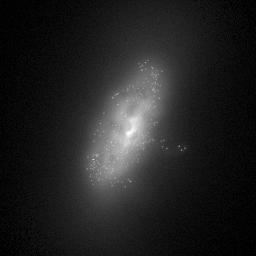
#> input picture image_000007.jpg, 256 x 256 px
$ python -i Galaxy_classification.py   (imports and definitions only)   (older library calls are emulated)
#> lines starting #> are read from the running program, lines starting #| are printed output that depends on the picture; after the words box and inside, x2 and y2 are one past the last pixel; in counts of white or black regions, pixels touching at a corner belong together

import cv2
import numpy as np
from matplotlib import pyplot as plt
from scipy.signal import convolve2d
from scipy.linalg import polar


class Galaxy_Classification:

    def __init__(self, file_name):

        self.file_name = file_name

    def cv2_read_image(self):

        original_image = cv2.imread(self.file_name)
#> original_image is the input picture: shape (256, 256, 3); min 0, max 255, mean 33.4

        return original_image

    def find_center(self, kernel_size=5):

        origininal_img = self.cv2_read_image()
        gray_img = cv2.cvtColor(origininal_img, cv2.COLOR_BGR2GRAY)

        #_,contours,_ = cv2.findContours(thresh, cv2.RETR_TREE, cv2.CHAIN_APPROX_SIMPLE)

        #def the center by the max margin value
        gray_x = np.where(gray_img.sum(axis=0) == gray_img.sum(axis=0).max())
        gray_y = np.where(gray_img.sum(axis=1) == gray_img.sum(axis=1).max())
        gray_margin_center = np.array(np.mean(gray_x), np.mean(gray_y))

        #def the center by the max in gray value
        max_x, max_y = np.where(gray_img == gray_img.max())
        gray_max_center = np.array(np.mean(max_x), np.mean(max_y))

        #convolutional center
        kernel = np.ones((kernel_size,kernel_size))
        conv = convolve2d(gray_img, kernel, mode="same")
        conv_max = conv.max()
        conv_x,conv_y = np.where(conv == conv_max)
        conv_center = np.array([np.mean(conv_x), np.mean(conv_y)])

        return conv_center

    def cart2pol(self, x, y, x0=0, y0=0):
        xx, yy = np.meshgrid(x-x0, y-y0)
        rho = np.sqrt(xx ** 2 + yy ** 2)
        temp_phi = np.arctan2(yy, xx)
        phi = np.arctan2(yy, xx)
        for i in range(0, len(x)):
            for j in range(0, len(y)):
                if temp_phi[i][j] < 0:
                    phi[i][j] = temp_phi[i][j] + 2 * np.pi
                else:
                    phi[i][j] = temp_phi[i][j]
        return rho, phi

    def plot_theta_r(self):

        img = self.cv2_read_image()
        img = cv2.cvtColor(img, cv2.COLOR_BGR2GRAY)
        ret, thresh = cv2.threshold(img, np.quantile(img,0.99),
                                    255, cv2.THRESH_BINARY)
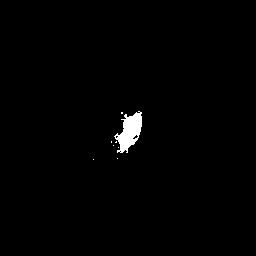
#> thresh: shape (256, 256); 1% white; 8 white regions (7 under 20 px), largest, box (x1, y1, x2, y2) and area: (114, 111, 142, 153) 640
#> ret = 175
        img[thresh == 255] = 0
#> img: shape (256, 256); min 0, max 175, mean 31.4

        _, thresh = cv2.threshold(img, np.mean(img),
                                    255, cv2.THRESH_BINARY)
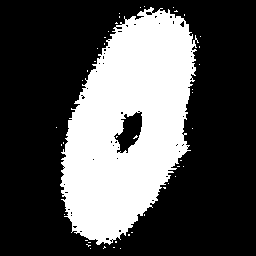
#> thresh: shape (256, 256); 32.1% white; 45 white regions (44 under 20 px), largest, box (x1, y1, x2, y2) and area: (60, 7, 199, 245) 20957
        non_zero = np.count_nonzero(thresh)
#> non_zero = 21055
        sum_up = img.sum()
#> sum_up = 2060848
        ret, thresh = cv2.threshold(img, sum_up/non_zero*0.93,
                                    255, cv2.THRESH_BINARY)
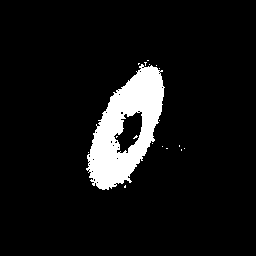
#> thresh: shape (256, 256); 7.9% white; 18 white regions (17 under 20 px), largest, box (x1, y1, x2, y2) and area: (86, 64, 165, 190) 5122
#> ret = 91

        x, y = img.shape
#> x = 256; y = 256

        center = self.find_center()
#> in find_center, `gray_x = np.where(gray_img.sum(axis=0) == gray_img.sum(axis=0).max())`: gray_x = ([127],)
#> in find_center, `gray_y = np.where(gray_img.sum(axis=1) == gray_img.sum(axis=1).max())`: gray_y = ([132],)
#> in find_center, `gray_margin_center = np.array(np.mean(gray_x), np.mean(gray_y))`: gray_margin_center = 127
#> in find_center, `max_x, max_y = np.where(gray_img == gray_img.max())`: max_x = [133]; max_y = [128]
#> in find_center, `gray_max_center = np.array(np.mean(max_x), np.mean(max_y))`: gray_max_center = 133
#> in find_center, `conv_max = conv.max()`: conv_max = 5996
#> in find_center, `conv_x,conv_y = np.where(conv == conv_max)`: conv_x = [133]; conv_y = [129]
#> in find_center, `conv_center = np.array([np.mean(conv_x), np.mean(conv_y)])`: conv_center = [133, 129]
#> center = [133, 129]
        x = np.array(range(x))
#> x = 256 values from 0 to 255
        y = np.array(range(y))
#> y = 256 values from 0 to 255
        rho, phi = self.cart2pol(x,y,center[0],center[1])
#> in cart2pol, `temp_phi = np.arctan2(yy, xx)`:
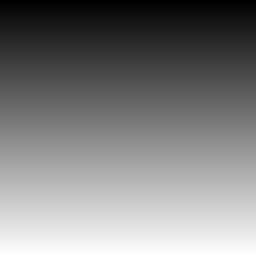
#> yy: shape (256, 256) float64; min -129, max 126, mean -1.5; drawn with min black and max white
#> after the loop in cart2pol, `for i in range(0, len(x)):`:
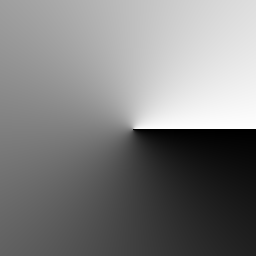
#> phi: shape (256, 256) float64; min 0, max 6.27, mean 3.15; drawn with min black and max white
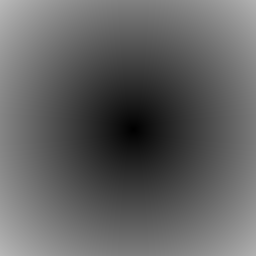
#> rho: shape (256, 256) float64; min 0, max 185.3, mean 98.1

        plt.subplot(projection="polar")
        plt.pcolormesh(phi, rho, thresh)
        plt.plot(phi, rho, color='k', ls='none')
        plt.grid()

        plt.show()
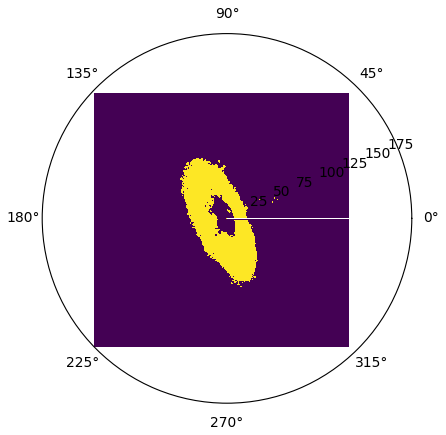
#> figure drawn by matplotlib, 1 panel

>>> result = Galaxy_Classification('image_000007.jpg').plot_theta_r()
